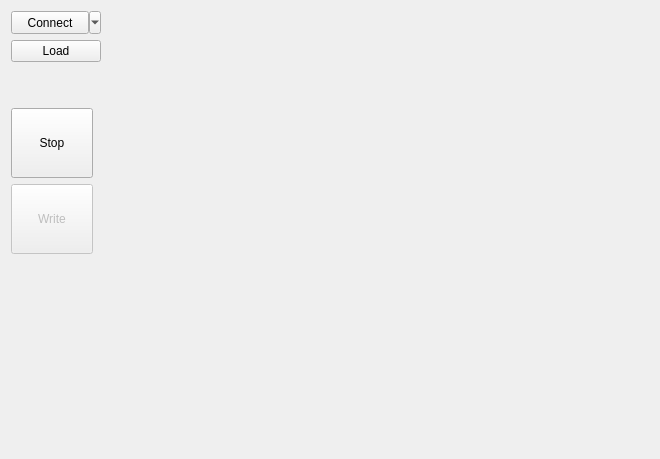
<?xml version="1.0" encoding="UTF-8"?>
<ui version="4.0">
 <class>MiniProgrammerUI</class>
 <widget class="QWidget" name="MiniProgrammerUI">
  <property name="geometry">
   <rect>
    <x>0</x>
    <y>0</y>
    <width>660</width>
    <height>459</height>
   </rect>
  </property>
  <property name="sizePolicy">
   <sizepolicy hsizetype="Expanding" vsizetype="Preferred">
    <horstretch>0</horstretch>
    <verstretch>0</verstretch>
   </sizepolicy>
  </property>
  <property name="windowTitle">
   <string>Form</string>
  </property>
  <layout class="QVBoxLayout" name="mainLayout">
   <item>
    <layout class="QHBoxLayout" name="horizontalLayout" stretch="0,1">
     <item>
      <layout class="QVBoxLayout" name="vertLayout" stretch="0,0,0,0,0,0,0,0">
       <item>
        <layout class="QVBoxLayout" name="verticalLayout">
         <item>
          <widget class="QToolButton" name="connectButton">
           <property name="sizePolicy">
            <sizepolicy hsizetype="Minimum" vsizetype="Fixed">
             <horstretch>0</horstretch>
             <verstretch>0</verstretch>
            </sizepolicy>
           </property>
           <property name="minimumSize">
            <size>
             <width>90</width>
             <height>23</height>
            </size>
           </property>
           <property name="text">
            <string>Connect</string>
           </property>
           <property name="popupMode">
            <enum>QToolButton::MenuButtonPopup</enum>
           </property>
           <property name="toolButtonStyle">
            <enum>Qt::ToolButtonTextOnly</enum>
           </property>
          </widget>
         </item>
         <item>
          <widget class="QPushButton" name="loadBtn">
           <property name="toolTip">
            <string>No file currently opened</string>
           </property>
           <property name="text">
            <string>Load</string>
           </property>
           <property name="icon">
            <iconset resource="../../actions.qrc">
             <normaloff>:/actions/open</normaloff>:/actions/open</iconset>
           </property>
          </widget>
         </item>
         <item>
          <widget class="QLabel" name="filedate">
           <property name="sizePolicy">
            <sizepolicy hsizetype="Expanding" vsizetype="Preferred">
             <horstretch>0</horstretch>
             <verstretch>0</verstretch>
            </sizepolicy>
           </property>
           <property name="text">
            <string notr="true"/>
           </property>
          </widget>
         </item>
        </layout>
       </item>
       <item>
        <widget class="QLabel" name="chipIdLabel">
         <property name="sizePolicy">
          <sizepolicy hsizetype="Expanding" vsizetype="Preferred">
           <horstretch>0</horstretch>
           <verstretch>0</verstretch>
          </sizepolicy>
         </property>
         <property name="text">
          <string notr="true"/>
         </property>
        </widget>
       </item>
       <item>
        <widget class="QToolButton" name="startStopBtn">
         <property name="sizePolicy">
          <sizepolicy hsizetype="Fixed" vsizetype="Fixed">
           <horstretch>0</horstretch>
           <verstretch>0</verstretch>
          </sizepolicy>
         </property>
         <property name="minimumSize">
          <size>
           <width>82</width>
           <height>70</height>
          </size>
         </property>
         <property name="styleSheet">
          <string notr="true"/>
         </property>
         <property name="text">
          <string>Stop</string>
         </property>
         <property name="icon">
          <iconset resource="../programmericons.qrc">
           <normaloff>:/icons/stop</normaloff>
           <normalon>:/icons/stop</normalon>
           <activeon>:/icons/stop</activeon>:/icons/stop</iconset>
         </property>
         <property name="iconSize">
          <size>
           <width>48</width>
           <height>48</height>
          </size>
         </property>
         <property name="checkable">
          <bool>false</bool>
         </property>
         <property name="popupMode">
          <enum>QToolButton::DelayedPopup</enum>
         </property>
         <property name="toolButtonStyle">
          <enum>Qt::ToolButtonTextUnderIcon</enum>
         </property>
         <property name="autoRaise">
          <bool>false</bool>
         </property>
         <property name="arrowType">
          <enum>Qt::NoArrow</enum>
         </property>
        </widget>
       </item>
       <item>
        <widget class="QToolButton" name="writeButton">
         <property name="enabled">
          <bool>false</bool>
         </property>
         <property name="sizePolicy">
          <sizepolicy hsizetype="Fixed" vsizetype="Fixed">
           <horstretch>0</horstretch>
           <verstretch>0</verstretch>
          </sizepolicy>
         </property>
         <property name="minimumSize">
          <size>
           <width>82</width>
           <height>70</height>
          </size>
         </property>
         <property name="toolTip">
          <string>Load some file first</string>
         </property>
         <property name="styleSheet">
          <string notr="true"/>
         </property>
         <property name="text">
          <string>Write</string>
         </property>
         <property name="icon">
          <iconset resource="../programmericons.qrc">
           <normaloff>:/icons/write_chip.png</normaloff>:/icons/write_chip.png</iconset>
         </property>
         <property name="iconSize">
          <size>
           <width>48</width>
           <height>48</height>
          </size>
         </property>
         <property name="popupMode">
          <enum>QToolButton::DelayedPopup</enum>
         </property>
         <property name="toolButtonStyle">
          <enum>Qt::ToolButtonTextUnderIcon</enum>
         </property>
         <property name="autoRaise">
          <bool>false</bool>
         </property>
        </widget>
       </item>
       <item>
        <widget class="QLabel" name="engineLabel">
         <property name="text">
          <string notr="true"/>
         </property>
         <property name="alignment">
          <set>Qt::AlignHCenter|Qt::AlignTop</set>
         </property>
        </widget>
       </item>
       <item>
        <layout class="QVBoxLayout" name="vddLayout"/>
       </item>
       <item>
        <widget class="QLabel" name="vccLabel">
         <property name="sizePolicy">
          <sizepolicy hsizetype="Preferred" vsizetype="Preferred">
           <horstretch>0</horstretch>
           <verstretch>0</verstretch>
          </sizepolicy>
         </property>
         <property name="minimumSize">
          <size>
           <width>70</width>
           <height>0</height>
          </size>
         </property>
         <property name="font">
          <font>
           <pointsize>12</pointsize>
           <weight>75</weight>
           <bold>true</bold>
          </font>
         </property>
         <property name="toolTip">
          <string>Voltage</string>
         </property>
         <property name="autoFillBackground">
          <bool>false</bool>
         </property>
         <property name="text">
          <string/>
         </property>
         <property name="alignment">
          <set>Qt::AlignCenter</set>
         </property>
        </widget>
       </item>
       <item>
        <spacer name="verticalSpacer_2">
         <property name="orientation">
          <enum>Qt::Vertical</enum>
         </property>
         <property name="sizeHint" stdset="0">
          <size>
           <width>20</width>
           <height>40</height>
          </size>
         </property>
        </spacer>
       </item>
      </layout>
     </item>
     <item>
      <spacer name="horizontalSpacer">
       <property name="orientation">
        <enum>Qt::Horizontal</enum>
       </property>
       <property name="sizeHint" stdset="0">
        <size>
         <width>0</width>
         <height>20</height>
        </size>
       </property>
      </spacer>
     </item>
    </layout>
   </item>
   <item>
    <layout class="QVBoxLayout" name="verticalLayout_3" stretch="0,1">
     <item>
      <layout class="QHBoxLayout" name="horLayout"/>
     </item>
     <item>
      <spacer name="verticalSpacer">
       <property name="orientation">
        <enum>Qt::Vertical</enum>
       </property>
       <property name="sizeHint" stdset="0">
        <size>
         <width>20</width>
         <height>40</height>
        </size>
       </property>
      </spacer>
     </item>
    </layout>
   </item>
  </layout>
 </widget>
 <resources>
  <include location="../../actions.qrc"/>
  <include location="../programmericons.qrc"/>
 </resources>
 <connections/>
</ui>
